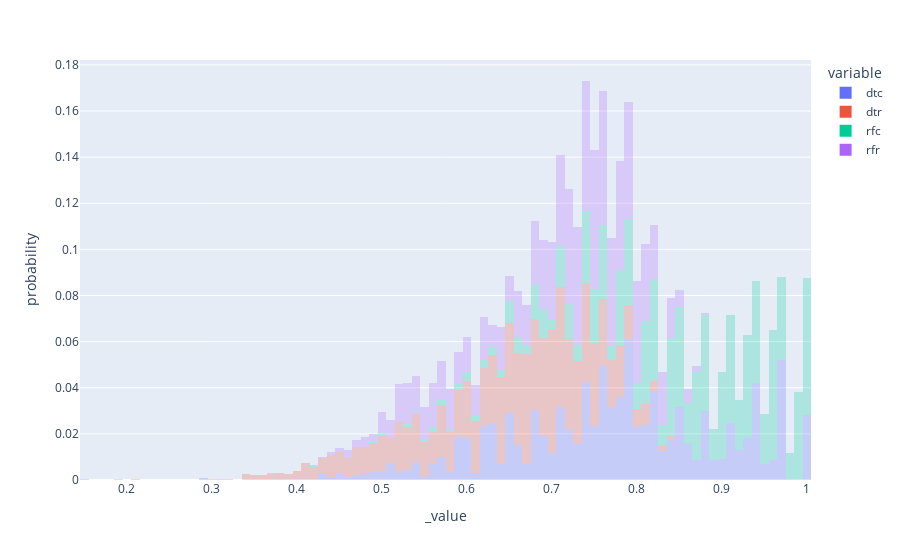

Here is the notebook cell this chart was saved with:
### Code cell
px.histogram(tmp, histnorm='probability', opacity=0.25, color='variable')

### Figure 1 — Plotly figure (JSON) as saved in the notebook; plotly's stock layout.template omitted (floating-point values rounded to 4 significant figures; data arrays with more than 128 entries replaced by an {"elided": "..."} marker saying what was removed)
{"data": [{"alignmentgroup": "True", "bingroup": "x", "histnorm": "probability", "hovertemplate": "variable=dtc<br>_value=%{x}<br>probability=%{y}<extra></extra>", "legendgroup": "dtc", "marker": {"color": "#636efa", "opacity": 0.25, "pattern": {"shape": ""}}, "name": "dtc", "offsetgroup": "dtc", "orientation": "v", "showlegend": true, "type": "histogram", "x": {"elided": "4000 float values"}, "xaxis": "x", "yaxis": "y"}, {"alignmentgroup": "True", "bingroup": "x", "histnorm": "probability", "hovertemplate": "variable=dtr<br>_value=%{x}<br>probability=%{y}<extra></extra>", "legendgroup": "dtr", "marker": {"color": "#EF553B", "opacity": 0.25, "pattern": {"shape": ""}}, "name": "dtr", "offsetgroup": "dtr", "orientation": "v", "showlegend": true, "type": "histogram", "x": {"elided": "4000 float values"}, "xaxis": "x", "yaxis": "y"}, {"alignmentgroup": "True", "bingroup": "x", "histnorm": "probability", "hovertemplate": "variable=rfc<br>_value=%{x}<br>probability=%{y}<extra></extra>", "legendgroup": "rfc", "marker": {"color": "#00cc96", "opacity": 0.25, "pattern": {"shape": ""}}, "name": "rfc", "offsetgroup": "rfc", "orientation": "v", "showlegend": true, "type": "histogram", "x": {"elided": "4000 float values"}, "xaxis": "x", "yaxis": "y"}, {"alignmentgroup": "True", "bingroup": "x", "histnorm": "probability", "hovertemplate": "variable=rfr<br>_value=%{x}<br>probability=%{y}<extra></extra>", "legendgroup": "rfr", "marker": {"color": "#ab63fa", "opacity": 0.25, "pattern": {"shape": ""}}, "name": "rfr", "offsetgroup": "rfr", "orientation": "v", "showlegend": true, "type": "histogram", "x": {"elided": "4000 float values"}, "xaxis": "x", "yaxis": "y"}], "layout": {"barmode": "relative", "legend": {"title": {"text": "variable"}, "tracegroupgap": 0}, "margin": {"t": 60}, "xaxis": {"anchor": "y", "domain": [0, 1], "title": {"text": "_value"}}, "yaxis": {"anchor": "x", "domain": [0, 1], "title": {"text": "probability"}}}}
